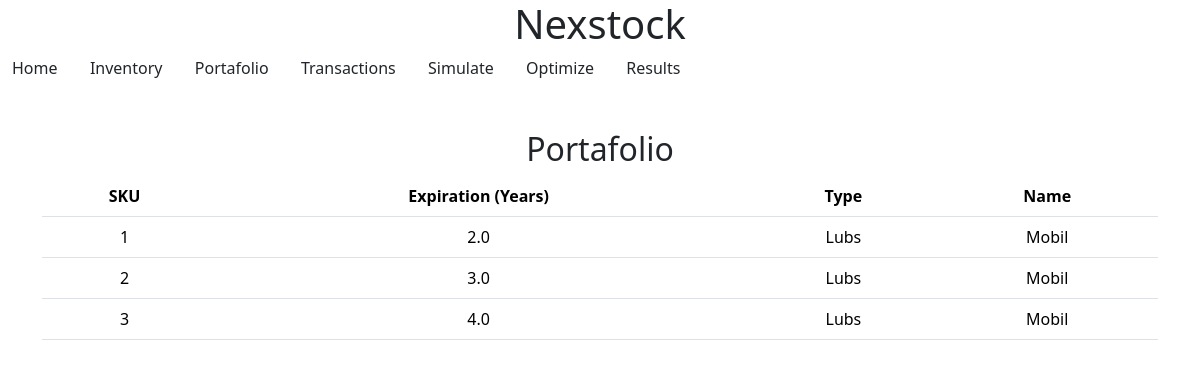
/portafolio, run on the app's committed database.
### tables this page shows
CREATE TABLE Products (
SKU INT PRIMARY KEY,
EXPIRATION INT,
TYPE VARCHAR(50), NAME VARCHAR(50), PRICE INT, COST INT, MARGIN INT);

### app.py (the view)
@app.route("/portafolio", methods=["GET", "POST"])
def portafolio():
    products = execute_query("SELECT * FROM products")
    return render_template("portafolio.html", products=products)

### app.py (called while the page is built)
def get_db_connection():
    conn = sqlite3.connect(DATABASE)
    conn.row_factory = sqlite3.Row
    return conn

def execute_query(query, *params):
    conn = get_db_connection()
    try:
        cursor = conn.cursor()
        cursor.execute(query, params)
        if query.strip().upper().startswith('SELECT'):
            rows = cursor.fetchall()
            return [dict(row) for row in rows]
        else:
            conn.commit()
            return cursor.rowcount
    except Exception as e:
        print(f"Database error: {e}")
        raise e
    finally:
        conn.close()

@app.after_request
def after_request(response):
    response.headers["Cache-Control"] = "no-cache, no-store, must-revalidate"
    response.headers["Expires"] = 0
    response.headers["Pragma"] = "no-cache"
    return response

### templates/portafolio.html (shortened to what this page needs)
{% extends "layout.html" %}
{% block main %}
    <h2>Portafolio</h2>
    <table class = "table table">
        <thead class = "thead-light">
            <tr>
                <th>SKU</th>
                <th>Expiration (Years)</th>
                <th>Type</th>
                <th>Name</th>
            </tr>
        </thead>
        <tbody>
            {% for product in products %}
            <tr>
                <td>{{ product.SKU }}</td>
                <td>{{ product.EXPIRATION/365 }}</td>
                <td>{{ product.TYPE }}</td>
                <td>{{ product.NAME }}</td>
            </tr>
            {% endfor %}
        </tbody>
    </table>
{% endblock %}

### data on the page
Products: SKU "1", product.EXPIRATION/365 "2.0", TYPE "Lubs", NAME "Mobil"
Products: SKU "2", product.EXPIRATION/365 "3.0", TYPE "Lubs", NAME "Mobil"
Products: SKU "3", product.EXPIRATION/365 "4.0", TYPE "Lubs", NAME "Mobil"
